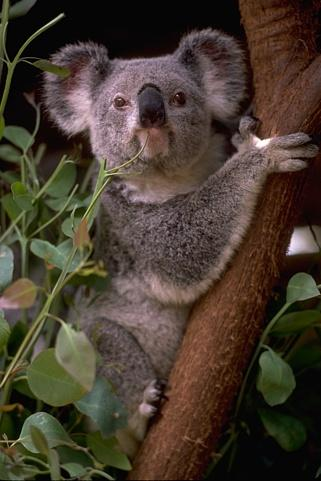
#> input picture images/69015.jpg, 321 x 481 px
$ python skimage_wiener_filter.py
#> lines starting #> are read from the running program, lines starting #| are printed output that depends on the picture
from skimage import color, data, restoration, filters
from skimage.io import imread
from scipy.signal import convolve2d as conv2
import numpy as np
from matplotlib import pylab

im_o = imread('../images/69015.jpg')
#> im_o is the input picture: shape (481, 321, 3); mean R, G, B 71.1, 59.5, 47.2
#im_o = color.rgb2gray(im_o)

im_g = filters.gaussian(im_o, sigma=5)
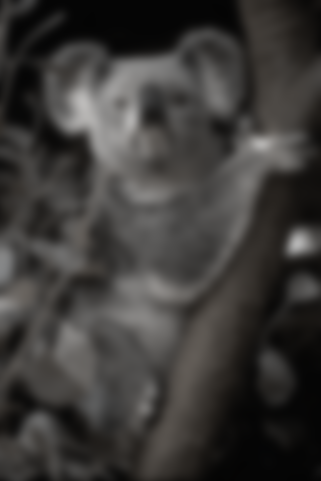
#> im_g: shape (481, 321, 3) float64; mean R, G, B 0.239, 0.232, 0.224

n = 4
psf = np.ones((n, n)) / n**2
im_w, _ = restoration.unsupervised_wiener(color.rgb2gray(im_g), psf)
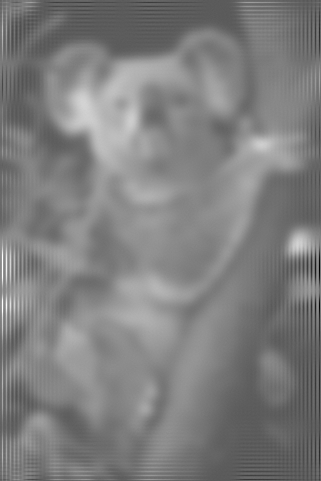
#> im_w: shape (481, 321) float64; min -0.526, max 1, mean 0.233; drawn with min black and max white

fig, axes = pylab.subplots(nrows=1, ncols=3, figsize=(5, 5), sharex=True, sharey=True)
pylab.gray()

axes[0].imshow(im_o), axes[0].axis('off'), axes[0].set_title('Origianl Images', size=20)
axes[1].imshow(im_g), axes[1].axis('off'), axes[1].set_title('Gaussian Blurred Image', size=20)
axes[2].imshow(im_w), axes[2].axis('off'), axes[2].set_title('Wiener Filtered Image', size=20)

pylab.show()

print('FIM')
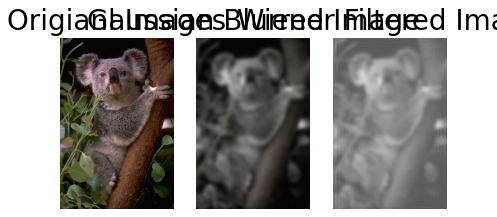
#> figure drawn by matplotlib, 3 panels

$ run again, with images/210088.jpg copied over images/69015.jpg
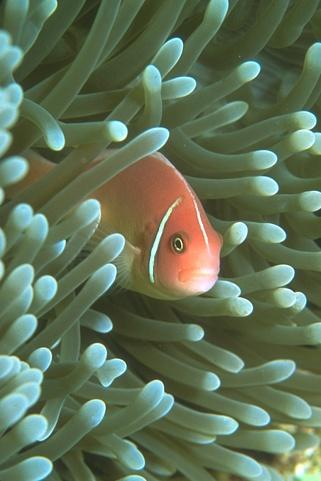
#> input picture images/210088.jpg, 321 x 481 px
#> im_o is the input picture: shape (481, 321, 3); mean R, G, B 97.3, 113.6, 86.9
#> `im_w, _ = restoration.unsupervised_wiener(color.rgb2gray(im_g), psf)`:
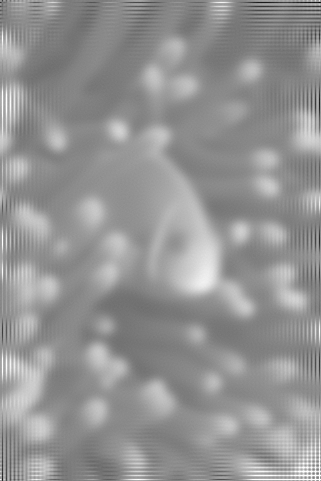
#> im_w: shape (481, 321) float64; min -0.503, max 1, mean 0.368; drawn with min black and max white
#> `print('FIM')`:
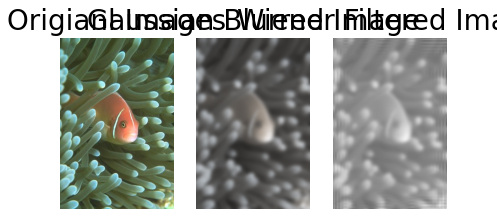
#> figure drawn by matplotlib, 3 panels

$ run again, with images/302008.jpg copied over images/69015.jpg
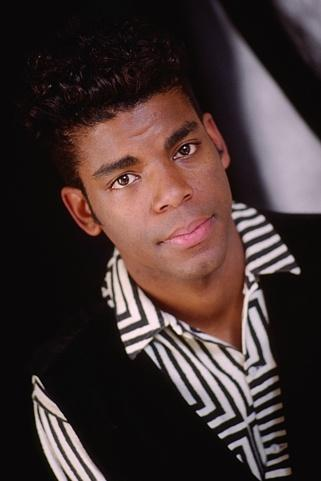
#> input picture images/302008.jpg, 321 x 481 px
#> im_o is the input picture: shape (481, 321, 3); mean R, G, B 67.5, 51.7, 50.5
#> `im_w, _ = restoration.unsupervised_wiener(color.rgb2gray(im_g), psf)`:
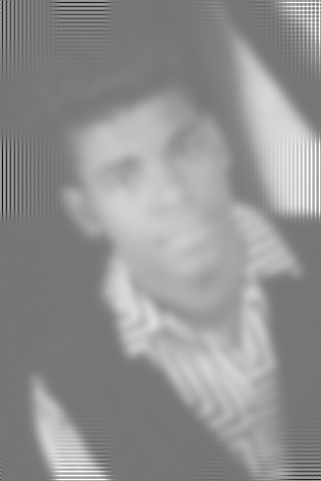
#> im_w: shape (481, 321) float64; min -0.805, max 1, mean 0.229; drawn with min black and max white
#> `print('FIM')`:
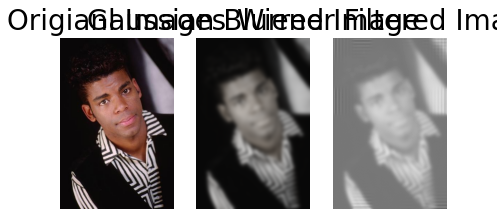
#> figure drawn by matplotlib, 3 panels

$ run again, with images/building.jpg copied over images/69015.jpg
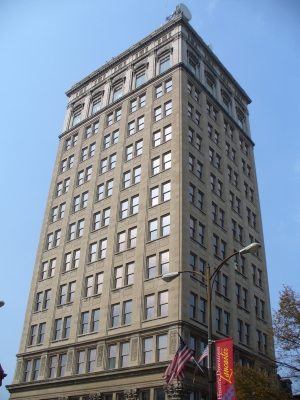
#> input picture images/building.jpg, 300 x 400 px
#> im_o is the input picture: shape (400, 300, 3); mean R, G, B 127.9, 139.4, 153.1
#> `im_w, _ = restoration.unsupervised_wiener(color.rgb2gray(im_g), psf)`:
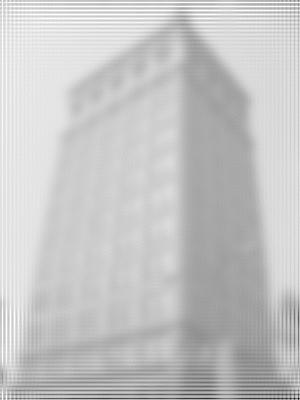
#> im_w: shape (400, 300) float64; min -1, max 1, mean 0.548; drawn with min black and max white
#> `print('FIM')`:
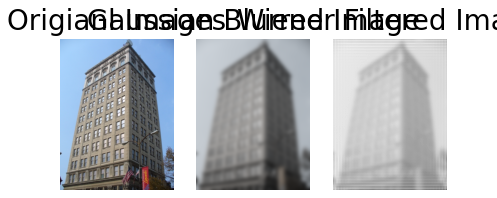
#> figure drawn by matplotlib, 3 panels
